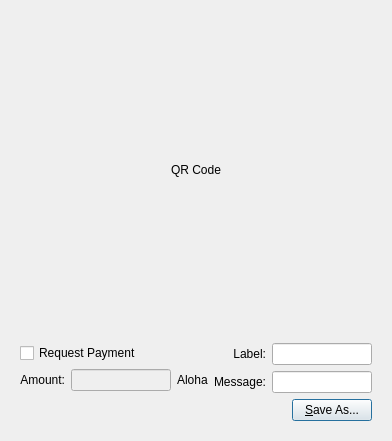
<?xml version="1.0" encoding="UTF-8"?>
<ui version="4.0">
 <class>QRCodeDialog</class>
 <widget class="QDialog" name="QRCodeDialog">
  <property name="geometry">
   <rect>
    <x>0</x>
    <y>0</y>
    <width>392</width>
    <height>441</height>
   </rect>
  </property>
  <property name="windowTitle">
   <string>Dialog</string>
  </property>
  <layout class="QVBoxLayout" name="verticalLayout_3">
   <item>
    <widget class="QLabel" name="lblQRCode">
     <property name="sizePolicy">
      <sizepolicy hsizetype="Expanding" vsizetype="Expanding">
       <horstretch>0</horstretch>
       <verstretch>0</verstretch>
      </sizepolicy>
     </property>
     <property name="minimumSize">
      <size>
       <width>300</width>
       <height>300</height>
      </size>
     </property>
     <property name="text">
      <string>QR Code</string>
     </property>
     <property name="alignment">
      <set>Qt::AlignCenter</set>
     </property>
     <property name="wordWrap">
      <bool>true</bool>
     </property>
    </widget>
   </item>
   <item>
    <widget class="QWidget" name="widget" native="true">
     <layout class="QVBoxLayout" name="verticalLayout_2">
      <item>
       <layout class="QHBoxLayout" name="horizontalLayout_2">
        <item>
         <layout class="QVBoxLayout" name="verticalLayout">
          <item>
           <widget class="QCheckBox" name="chkReqPayment">
            <property name="enabled">
             <bool>true</bool>
            </property>
            <property name="text">
             <string>Request Payment</string>
            </property>
           </widget>
          </item>
          <item>
           <layout class="QHBoxLayout" name="horizontalLayout">
            <item>
             <widget class="QLabel" name="lblAmount">
              <property name="sizePolicy">
               <sizepolicy hsizetype="Preferred" vsizetype="Maximum">
                <horstretch>0</horstretch>
                <verstretch>0</verstretch>
               </sizepolicy>
              </property>
              <property name="text">
               <string>Amount:</string>
              </property>
              <property name="alignment">
               <set>Qt::AlignRight|Qt::AlignTrailing|Qt::AlignVCenter</set>
              </property>
              <property name="buddy">
               <cstring>lnReqAmount</cstring>
              </property>
             </widget>
            </item>
            <item>
             <widget class="QLineEdit" name="lnReqAmount">
              <property name="enabled">
               <bool>false</bool>
              </property>
              <property name="minimumSize">
               <size>
                <width>60</width>
                <height>0</height>
               </size>
              </property>
              <property name="alignment">
               <set>Qt::AlignRight|Qt::AlignTrailing|Qt::AlignVCenter</set>
              </property>
             </widget>
            </item>
            <item>
             <widget class="QLabel" name="lblBTC">
              <property name="sizePolicy">
               <sizepolicy hsizetype="Preferred" vsizetype="Maximum">
                <horstretch>0</horstretch>
                <verstretch>0</verstretch>
               </sizepolicy>
              </property>
              <property name="text">
               <string>Aloha</string>
              </property>
              <property name="buddy">
               <cstring>lnReqAmount</cstring>
              </property>
             </widget>
            </item>
           </layout>
          </item>
         </layout>
        </item>
        <item>
         <layout class="QGridLayout" name="gridLayout">
          <item row="0" column="0">
           <widget class="QLabel" name="lblLabel">
            <property name="text">
             <string>Label:</string>
            </property>
            <property name="alignment">
             <set>Qt::AlignRight|Qt::AlignTrailing|Qt::AlignVCenter</set>
            </property>
            <property name="buddy">
             <cstring>lnLabel</cstring>
            </property>
           </widget>
          </item>
          <item row="0" column="1">
           <widget class="QLineEdit" name="lnLabel">
            <property name="minimumSize">
             <size>
              <width>100</width>
              <height>0</height>
             </size>
            </property>
           </widget>
          </item>
          <item row="1" column="0">
           <widget class="QLabel" name="lblMessage">
            <property name="text">
             <string>Message:</string>
            </property>
            <property name="alignment">
             <set>Qt::AlignRight|Qt::AlignTrailing|Qt::AlignVCenter</set>
            </property>
            <property name="buddy">
             <cstring>lnMessage</cstring>
            </property>
           </widget>
          </item>
          <item row="1" column="1">
           <widget class="QLineEdit" name="lnMessage">
            <property name="minimumSize">
             <size>
              <width>100</width>
              <height>0</height>
             </size>
            </property>
           </widget>
          </item>
         </layout>
        </item>
       </layout>
      </item>
      <item>
       <layout class="QHBoxLayout" name="horizontalLayout_3">
        <item>
         <spacer name="horizontalSpacer">
          <property name="orientation">
           <enum>Qt::Horizontal</enum>
          </property>
          <property name="sizeHint" stdset="0">
           <size>
            <width>40</width>
            <height>20</height>
           </size>
          </property>
         </spacer>
        </item>
        <item>
         <widget class="QPushButton" name="btnSaveAs">
          <property name="text">
           <string>&amp;Save As...</string>
          </property>
         </widget>
        </item>
       </layout>
      </item>
     </layout>
    </widget>
   </item>
  </layout>
 </widget>
 <resources/>
 <connections>
  <connection>
   <sender>chkReqPayment</sender>
   <signal>clicked(bool)</signal>
   <receiver>lnReqAmount</receiver>
   <slot>setEnabled(bool)</slot>
   <hints>
    <hint type="sourcelabel">
     <x>92</x>
     <y>285</y>
    </hint>
    <hint type="destinationlabel">
     <x>98</x>
     <y>311</y>
    </hint>
   </hints>
  </connection>
 </connections>
</ui>
